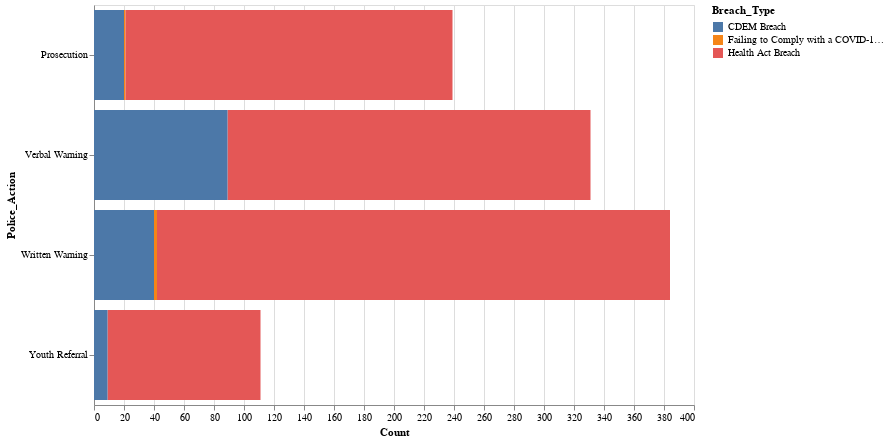

The code cell stored with this chart in its notebook:
### Code cell
# The DataFrame 'count_by_breach_type_and_police_action_renamed' is used for creating the bar chart.

count_by_breach_type_and_police_action_renamed |>
  @vlplot(
    :bar,                 # Using the bar mark for the chart
    width = 600,          # Setting the width of the chart to 600 pixels
    height = 400,         # Setting the height of the chart to 400 pixels
    x = "Count",          # Using the 'Count' column for the x-axis
    y = :Police_Action,   # Mapping the 'Police_Action' column to the y-axis
    color = :Breach_Type  # Color-coding the bars based on the 'Breach_Type'
  )

# This code creates a horizontal bar chart using VegaLite. It visualizes the relationship between 'Count,' 'Police_Action,' and 'Breach_Type' in the DataFrame.

### Figure 1 — Vega specification as saved in the notebook (floating-point values rounded to 4 significant figures)
{"$schema": "https://vega.github.io/schema/vega/v5.json", "axes": [{"aria": false, "domain": false, "grid": true, "gridScale": "y", "labels": false, "maxExtent": 0, "minExtent": 0, "orient": "bottom", "scale": "x", "tickCount": {"signal": "ceil(width/40)"}, "ticks": false, "zindex": 0}, {"grid": false, "labelFlush": true, "labelOverlap": true, "orient": "bottom", "scale": "x", "tickCount": {"signal": "ceil(width/40)"}, "title": "Count", "zindex": 0}, {"grid": false, "orient": "left", "scale": "y", "title": "Police_Action", "zindex": 0}], "background": "white", "data": [{"name": "source_0", "values": [{"Breach_Type": "Failing to Comply with a COVID-19 Direction/Prohibition/Restriction", "Count": 1, "Police_Action": "Prosecution"}, {"Breach_Type": "Health Act Breach", "Count": 218, "Police_Action": "Prosecution"}, {"Breach_Type": "CDEM Breach", "Count": 20, "Police_Action": "Prosecution"}, {"Breach_Type": "Failing to Comply with a COVID-19 Direction/Prohibition/Restriction", "Count": 2, "Police_Action": "Written Warning"}, {"Breach_Type": "Health Act Breach", "Count": 342, "Police_Action": "Written Warning"}, {"Breach_Type": "CDEM Breach", "Count": 40, "Police_Action": "Written Warning"}, {"Breach_Type": "Health Act Breach", "Count": 242, "Police_Action": "Verbal Warning"}, {"Breach_Type": "CDEM Breach", "Count": 89, "Police_Action": "Verbal Warning"}, {"Breach_Type": "Health Act Breach", "Count": 102, "Police_Action": "Youth Referral"}, {"Breach_Type": "CDEM Breach", "Count": 9, "Police_Action": "Youth Referral"}]}, {"name": "data_0", "source": "source_0", "transform": [{"as": ["Count_start", "Count_end"], "field": "Count", "groupby": ["Police_Action"], "offset": "zero", "sort": {"field": ["Breach_Type"], "order": ["ascending"]}, "type": "stack"}, {"expr": "isValid(datum[\"Count\"]) && isFinite(+datum[\"Count\"])", "type": "filter"}]}], "height": 400, "legends": [{"fill": "color", "symbolType": "square", "title": "Breach_Type"}], "marks": [{"encode": {"update": {"ariaRoleDescription": {"value": "bar"}, "description": {"signal": "\"Count: \" + (format(datum[\"Count\"], \"\")) + \"; Police_Action: \" + (isValid(datum[\"Police_Action\"]) ? datum[\"Police_Action\"] : \"\"+datum[\"Police_Action\"]) + \"; Breach_Type: \" + (isValid(datum[\"Breach_Type\"]) ? datum[\"Breach_Type\"] : \"\"+datum[\"Breach_Type\"])"}, "fill": {"field": "Breach_Type", "scale": "color"}, "height": {"signal": "max(0.25, bandwidth('y'))"}, "x": {"field": "Count_end", "scale": "x"}, "x2": {"field": "Count_start", "scale": "x"}, "y": {"field": "Police_Action", "scale": "y"}}}, "from": {"data": "data_0"}, "name": "marks", "style": ["bar"], "type": "rect"}], "padding": 5, "scales": [{"domain": {"data": "data_0", "fields": ["Count_start", "Count_end"]}, "name": "x", "nice": true, "range": [0, {"signal": "width"}], "type": "linear", "zero": true}, {"domain": {"data": "data_0", "field": "Police_Action", "sort": true}, "name": "y", "paddingInner": 0.1, "paddingOuter": 0.05, "range": [0, {"signal": "height"}], "type": "band"}, {"domain": {"data": "data_0", "field": "Breach_Type", "sort": true}, "name": "color", "range": "category", "type": "ordinal"}], "style": "cell", "width": 600}
